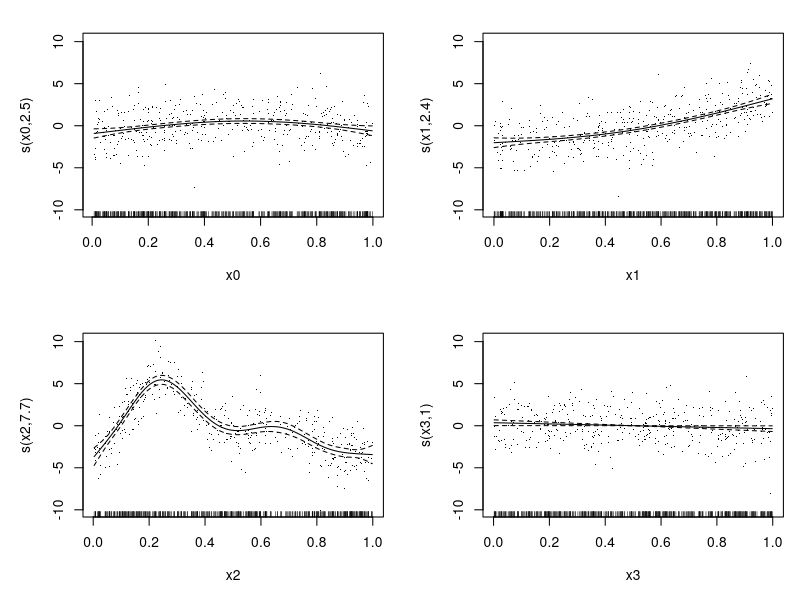
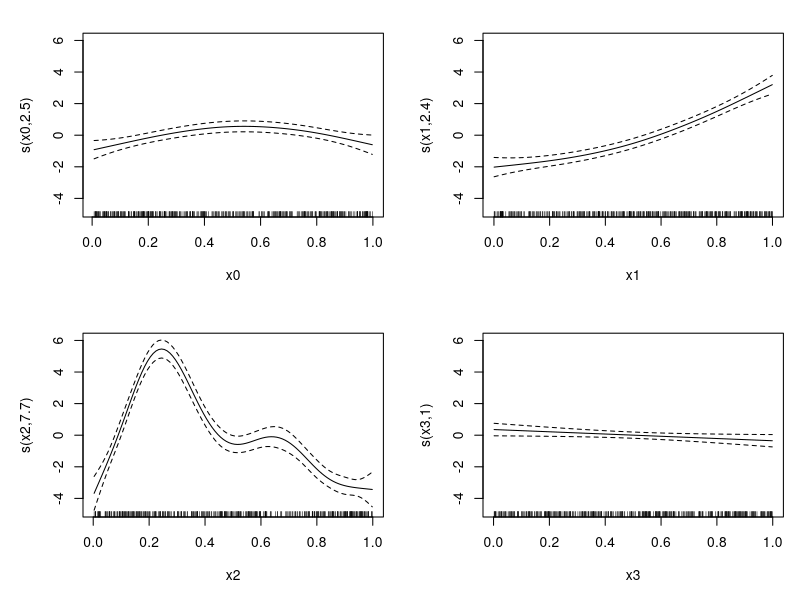
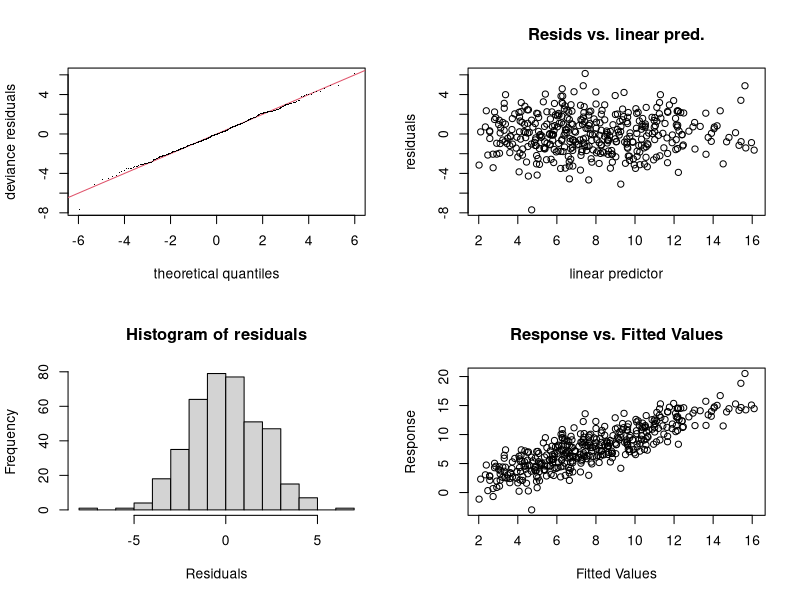
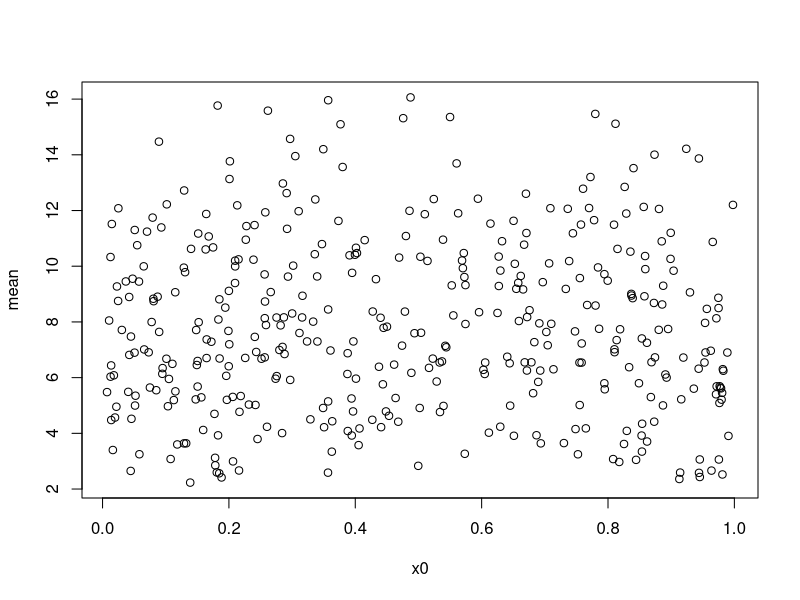
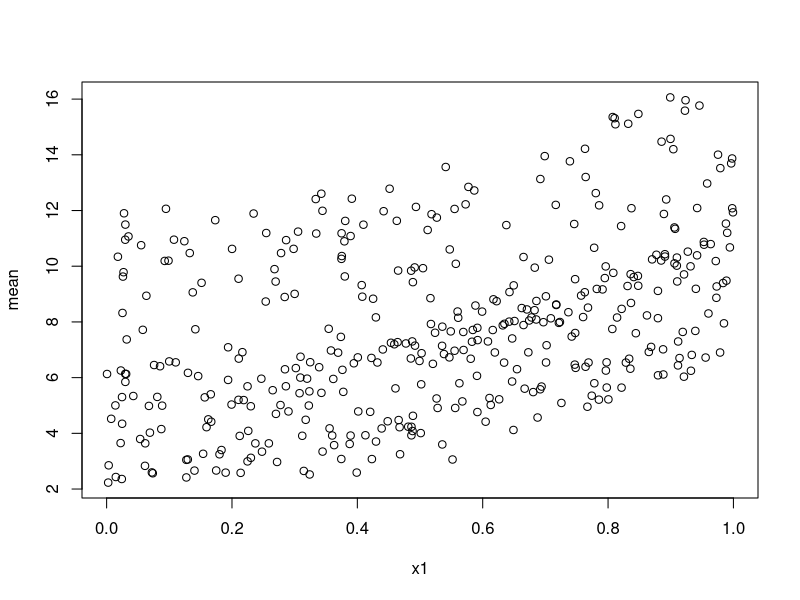
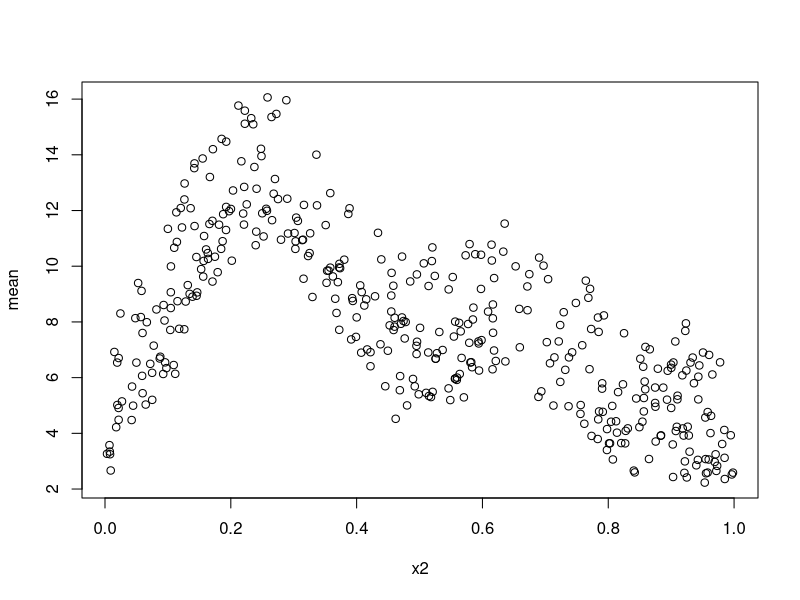
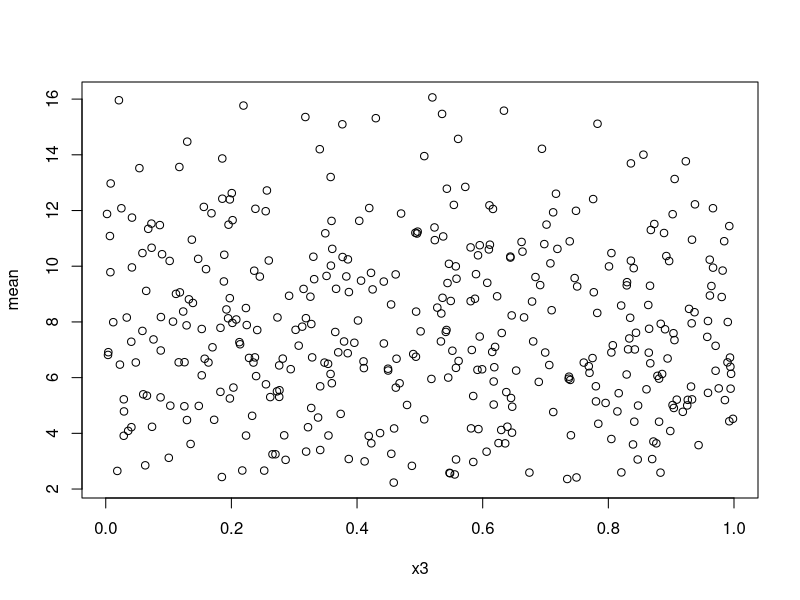

Source code (R) for these figures, in order:
library(mgcv)
set.seed(2) ## simulate some data... 
dat <- gamSim(1,n=400,dist="normal",scale=2)
b <- gam(y~s(x0)+s(x1)+s(x2)+s(x3),data=dat)
summary(b)
plot(b,pages=1,residuals=TRUE)  ## show partial residuals
plot(b,pages=1,seWithMean=TRUE) ## `with intercept' CIs
## run some basic model checks, including checking
## smoothing basis dimensions...
gam.check(b)

out = simulate(b, nsim = 100)
mean = rowMeans(out)

plot(mean ~ x0,data=dat)
plot(mean ~ x1,data=dat)
plot(mean ~ x2,data=dat)
plot(mean ~ x3,data=dat)
coef(b)
predict(b)


## simple comparison of lme and gam
require(mgcv)
require(nlme)
b0 <- lme(travel~1,data=Rail,~1|Rail,method="REML") 

b <- gam(travel~s(Rail,bs="re"),data=Rail,method="REML")

intervals(b0)
gam.vcomp(b)
anova(b)